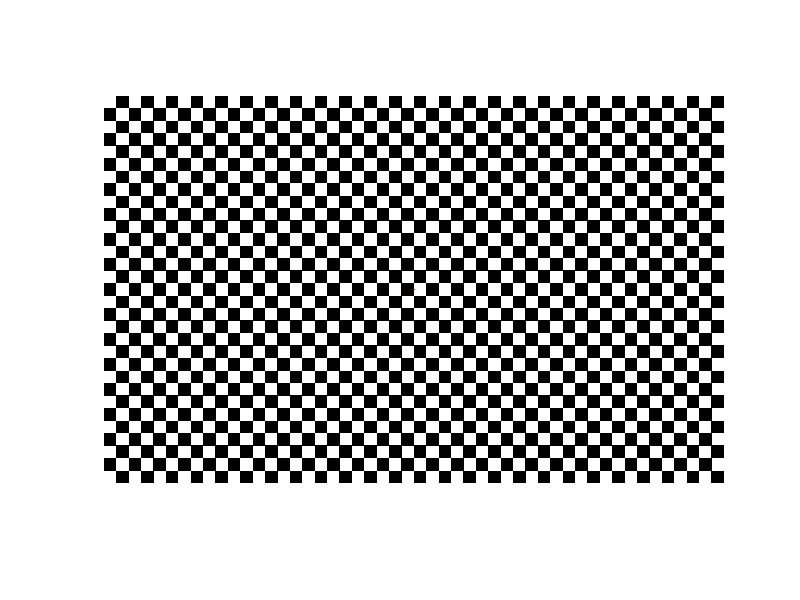

Source code (MATLAB):
clear all;

% checkerboard generator

resX = 1920
resY = 1200

aspect = resY / resX

numCheckerColumn = 50
numCheckerRow = floor(numCheckerColumn * aspect)

intervalX = resX / numCheckerColumn
intervalY = resY / numCheckerRow

I = zeros(resY,resX);

for c=1:2:numCheckerColumn
    for r=1:2:numCheckerRow
        I((r-1) * intervalY + 1:r * intervalY,(c-1) * intervalX + 1:c * intervalX) = 255;
    end
end

for c=2:2:numCheckerColumn
    for r=2:2:numCheckerRow
        I((r-1) * intervalY + 1:r * intervalY,(c-1) * intervalX + 1:c * intervalX) = 255;
    end
end

I_uint8(:,:,1) = uint8(I);
I_uint8(:,:,2) = uint8(I);
I_uint8(:,:,3) = uint8(I);

% draw central marker
center = floor([resX / 2, resY / 2])
centerSize = 2

for i = center(1)-centerSize:1:center(1)+centerSize
    for j= center(2)-centerSize:1:center(2)+centerSize
        x = floor(i)
        y = floor(j)
        I_uint8(y,x,1) = 255;
        I_uint8(y,x,2) = 0;
        I_uint8(y,x,3) = 0;
    end
end

% mark corner points


imshow(I_uint8);

title = sprintf('checkerboard_%dx%d_%dx%d.png', numCheckerColumn, numCheckerRow, resX, resY)
imwrite(I_uint8,title);


